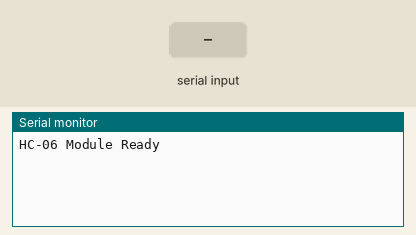
The sketch below on a simulated Arduino Uno, built with avr-gcc and run on an emulated ATmega328P. Parts: the last lines printed to the serial monitor. Inputs (shaded band) come from the test bench.

Above: at 2.2 s.
2.3 s: "1" received over the second serial link
At 5.2 s:
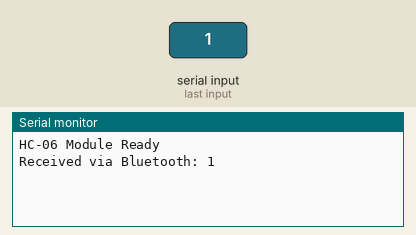
5.5 s: "0" received over the second serial link
7.0 s: "2" received over the second serial link
At 8.8 s:
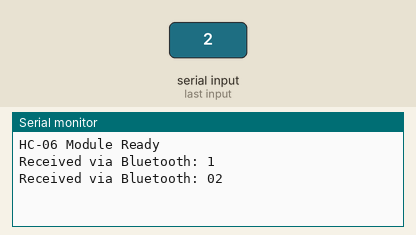

The sketch:

bluethooth_test.ino
```cpp
#include <SoftwareSerial.h>

// Define HC-06 connections
#define HC06_RX 34  // Teensy Pin RX2
#define HC06_TX 35 // Teensy Pin TX2

// Initialize a serial connection for HC-06
SoftwareSerial hc06(HC06_RX, HC06_TX);

void setup() {
  Serial.begin(115200);  // For Serial Monitor debugging
  hc06.begin(9600);      // HC-06 default baud rate is 9600
  delay(1000);

  Serial.println("HC-06 Module Ready");
  hc06.println("Bluetooth Connection Ready"); // Send an initial message to paired device
}

void loop() {
  // Send a test message to the HC-06
  hc06.println("Hello from the Teensy!");
  delay(1000); // 1-second interval for sending data

  // If data is received from the HC-06, print it to the Serial Monitor
  if (hc06.available()) {
    String received = hc06.readString();
    Serial.print("Received via Bluetooth: ");
    Serial.println(received);
  }
}
```

Measured:
- after the input at 2.3 s, the serial monitor: prints a new line after 1.8 s (image 1)
- after the input at 7.0 s, the serial monitor: prints a new line after 1.0 s (image 2)
